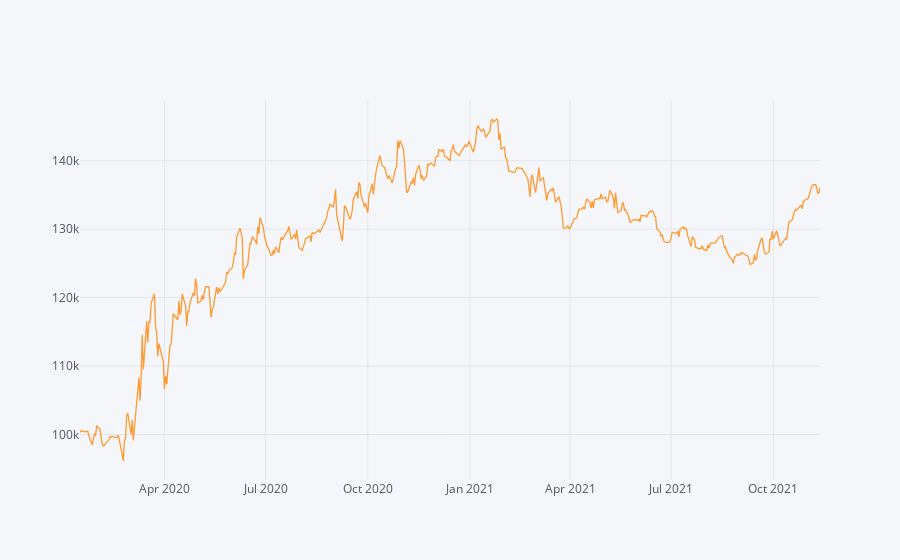

Source (notebook cell):
### Code cell
#Todo:

r_df = results['result_df']

# Calculate the Absolute Return of our trend-following trading strategy
absolute_return_tf = (r_df['account_val'].iloc[-1]-starting_capital)/starting_capital

# Calculate the CAGR or our trend-following trading strategy
CAGR_tf = ((r_df['account_val'].iloc[-1]/starting_capital)**(252/len(df)))-1
#or
CAGR_tf = ((r_df['account_val'].iloc[-1]/starting_capital)**(365/(df.index[-1] - df.index[0]).days))-1


# Calculate the IR (Sharpe without RF-rate) of our trend-following trading strategy
information_ratio_tf = (r_df.account_val.pct_change().mean()/r_df.account_val.pct_change().std())*((252) **0.5)

#Plot the equity curve (hint: use 'account_val')
r_df.account_val.iplot()
#or
r_df.account_val.plot()

### Figure 1 — Plotly figure (JSON) as saved in the notebook; plotly's stock layout.template omitted (floating-point values rounded to 4 significant figures; data arrays with more than 128 entries replaced by an {"elided": "..."} marker saying what was removed)
{"data": [{"line": {"color": "rgba(255, 153, 51, 1.0)", "dash": "solid", "shape": "linear", "width": 1.3}, "mode": "lines", "name": "account_val", "text": "", "type": "scatter", "x": {"elided": "462 str values"}, "y": {"elided": "462 float values"}}], "layout": {"autosize": true, "legend": {"bgcolor": "#F5F6F9", "font": {"color": "#4D5663"}}, "paper_bgcolor": "#F5F6F9", "plot_bgcolor": "#F5F6F9", "title": {"font": {"color": "#4D5663"}}, "xaxis": {"autorange": true, "gridcolor": "#E1E5ED", "range": ["2020-01-16", "2021-11-12"], "showgrid": true, "tickfont": {"color": "#4D5663"}, "title": {"font": {"color": "#4D5663"}, "text": ""}, "type": "date", "zerolinecolor": "#E1E5ED"}, "yaxis": {"autorange": true, "gridcolor": "#E1E5ED", "range": [93360.0, 148900.0], "showgrid": true, "tickfont": {"color": "#4D5663"}, "title": {"font": {"color": "#4D5663"}, "text": ""}, "type": "linear", "zerolinecolor": "#E1E5ED"}}}
